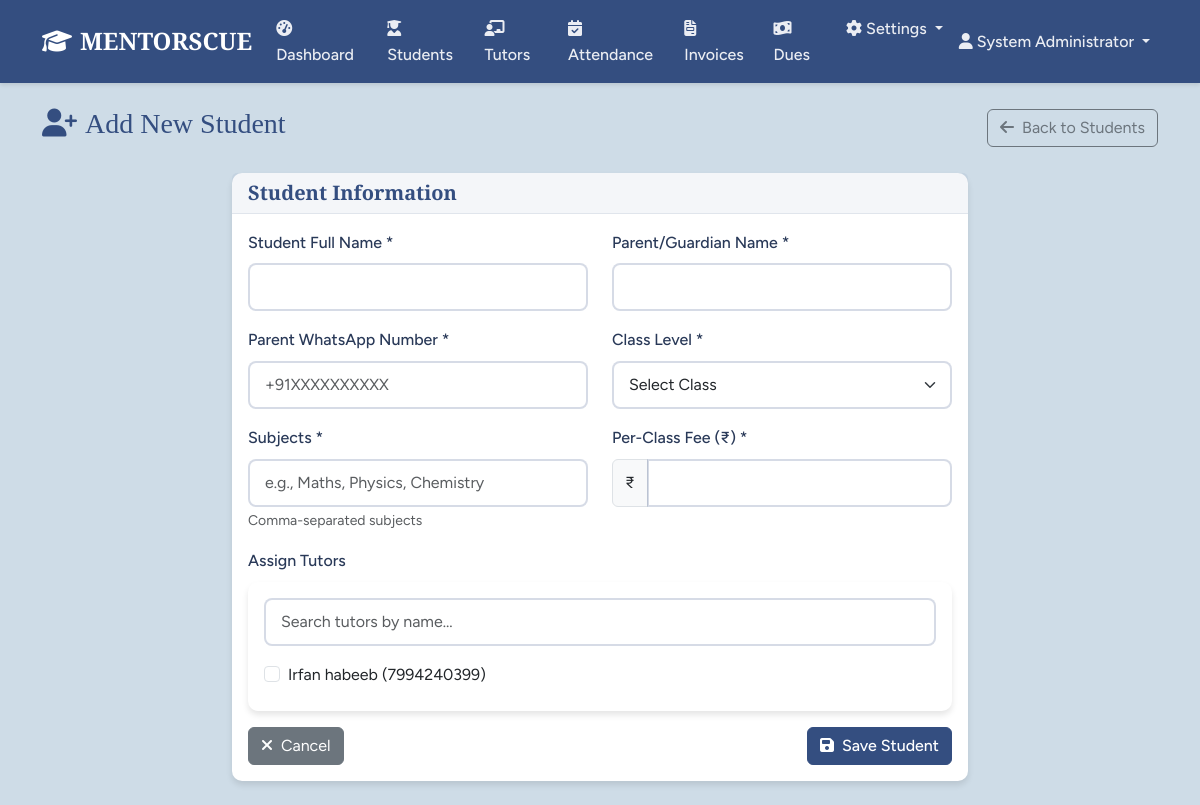
The page /students/add (signed in) on the database as committed earlier.
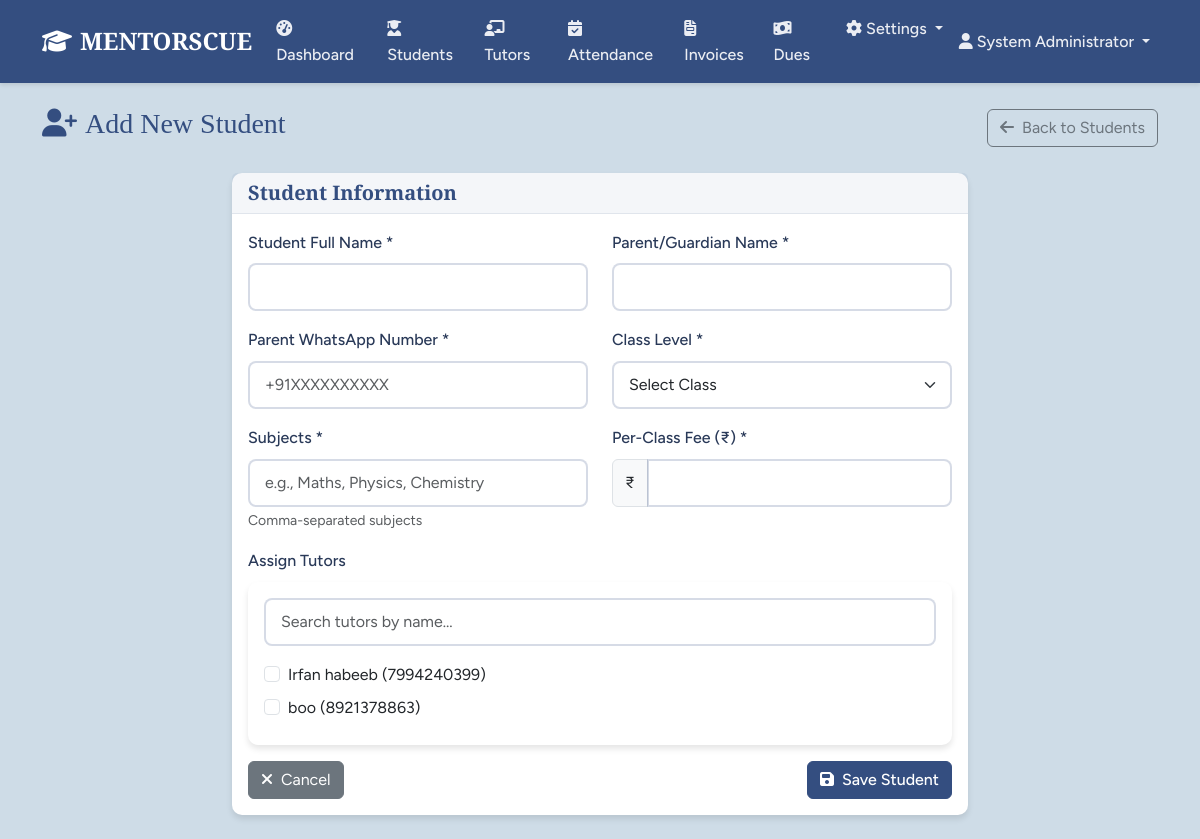
The same page on the database as committed later.
### models.py (models this page shows, shortened)
class Tutor(db.Model):
    id = db.Column(db.Integer, primary_key=True)
    user_id = db.Column(db.Integer, db.ForeignKey('user.id'), nullable=True)
    full_name = db.Column(db.String(120), nullable=False)
    date_of_birth = db.Column(db.Date, nullable=True)
    mobile = db.Column(db.String(20), nullable=False, unique=True)
    upi_id = db.Column(db.String(100), nullable=True)
    username = db.Column(db.String(80), nullable=False, unique=True)
    password = db.Column(db.String(20), nullable=False)  # Plain text for display
    billing_start_date = db.Column(db.Date, default=datetime.utcnow().date)
    status = db.Column(db.String(20), default='Active')  # Active, Inactive
    created_at = db.Column(db.DateTime, default=datetime.utcnow)
    attendance_records = db.relationship('Attendance', backref='tutor', lazy='dynamic')
    receipts = db.relationship('TutorReceipt', backref='tutor', lazy='dynamic')
    user = db.relationship('User', backref='tutor_profile', uselist=False)

### routes.py (the view, shortened to what this page needs)
@app.route('/students/add', methods=['GET', 'POST'])
@login_required
@permission_required(Permission.ADD_STUDENTS)
def add_student():
    tutors = Tutor.query.filter_by(status='Active').all()
    return render_template('add_student.html', tutors=tutors)

### app.py (called while the page is built)
@login_manager.user_loader
def load_user(user_id):
    from models import User
    return User.query.get(int(user_id))

### models.py (called while the page is built)
    def has_role(self, role_name):
        return any(role.name == role_name for role in self.roles)

    def has_permission(self, permission):
        return any(role.has_permission(permission) for role in self.roles)

    def is_tutor_user(self):
        return self.has_role('Tutor')

    def has_permission(self, perm):
        return self.permissions & perm == perm

### routes.py (called while the page is built)
@app.context_processor
def inject_permissions():
    return dict(Permission=Permission, User=User, Role=Role, Student=Student, Tutor=Tutor,
                Attendance=Attendance, StudentInvoice=StudentInvoice,
                TutorReceipt=TutorReceipt, Announcement=Announcement, Settings=Settings,
                datetime=datetime, db=db, timedelta=timedelta)

### templates/add_student.html (shortened to what the changed rows need)
{% extends "base.html" %}
{% block content %}
<div class="container">
    <div class="row">
        <div class="col-12">
            <div class="d-flex justify-content-between align-items-center mb-4">
                <h1 class="h3 text-primary">
                    <i class="fas fa-user-plus me-2"></i>Add New Student
                </h1>
            </div>
        </div>
    </div>
    <div class="row justify-content-center">
        <div class="col-lg-8">
            <div class="card">
                <div class="card-body">
                    <form method="POST" id="studentForm">
                        <div class="mb-3">
                            <div class="card border-light">
                                <div class="card-body">
                                    <div id="tutorList">
                                        {% for tutor in tutors %}
                                        <div class="tutor-item mb-2">
                                            <div class="form-check">
                                                <input class="form-check-input" type="checkbox"
                                                       id="tutor_{{ tutor.id }}" name="tutor_ids" value="{{ tutor.id }}">
                                                <label class="form-check-label" for="tutor_{{ tutor.id }}">
                                                    {{ tutor.full_name }} ({{ tutor.mobile }})
                                                </label>
                                            </div>
                                        </div>
                                        {% endfor %}
                                    </div>
                                </div>
                            </div>
                        </div>
                    </form>
                </div>
            </div>
        </div>
    </div>
</div>
{% endblock %}

Rows that differ between the two databases and show on the page:
added Tutor: full_name "boo", mobile "8921378863"
